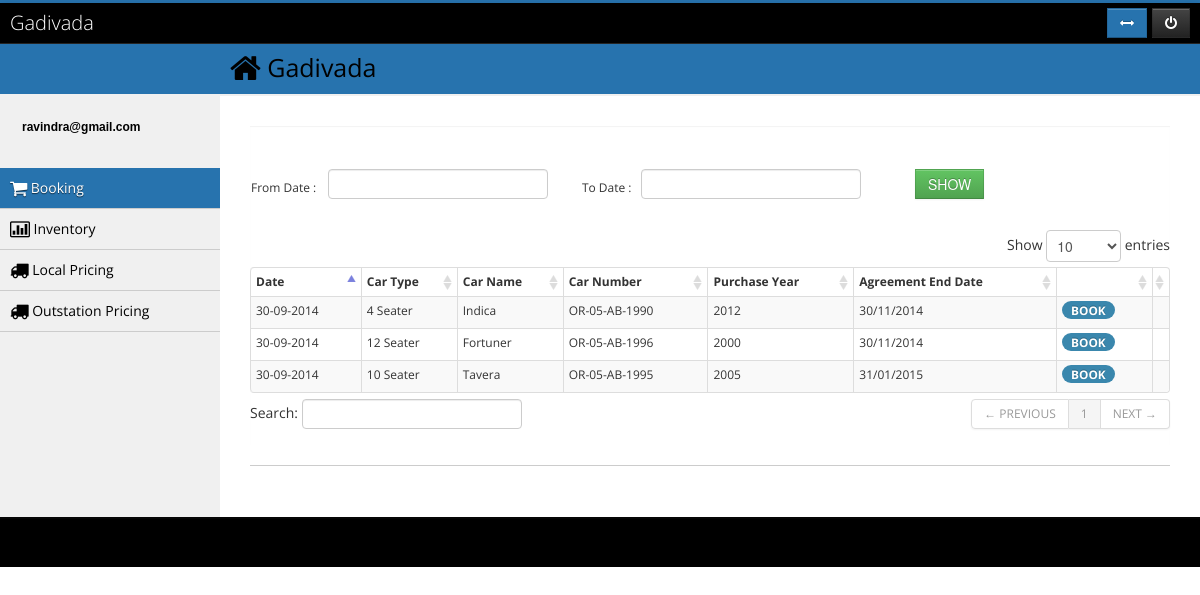
Before: /booking (signed in) with the older database file.
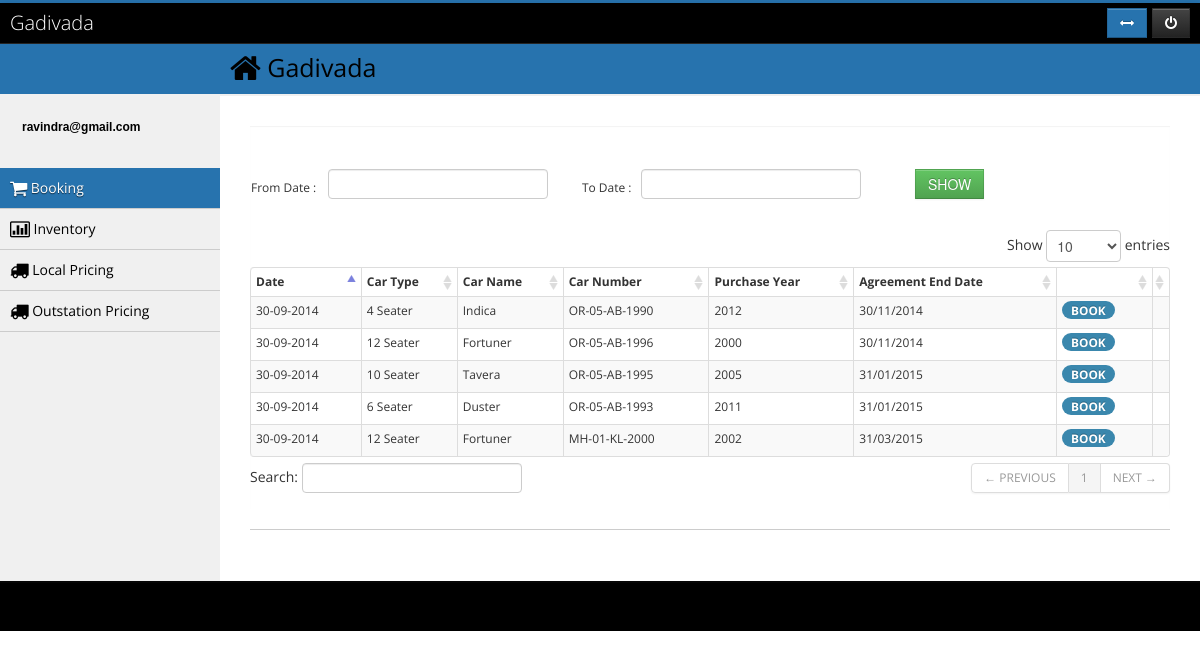
After: the same page with the newer database file.
### tables this page shows
CREATE TABLE IF NOT EXISTS `inventory` (
  `ID` int(11) NOT NULL AUTO_INCREMENT,
  `AGENT_ID` int(11) NOT NULL,
  `CAR_TYPE` varchar(100) DEFAULT NULL,
  `CAR_NAME` varchar(100) DEFAULT NULL,
  `CAR_NUMBER` varchar(20) DEFAULT NULL,
  `PURCHASE_YEAR` varchar(20) DEFAULT NULL,
  `CAR_FEATURES` varchar(200) DEFAULT NULL,
  `OWNER_NAME` varchar(100) DEFAULT NULL,
  `OWNER_NUMBER` varchar(100) DEFAULT NULL,
  `AGREEMEST_START_DATE` varchar(50) DEFAULT NULL,
  `AGREEMEST_END_DATE` varchar(50) DEFAULT NULL,
  `AC` int(2) DEFAULT NULL,
  `NON_AC` int(2) DEFAULT NULL,
  `LOCAL` int(2) DEFAULT NULL,
  `OUTSTATION` int(2) DEFAULT NULL,
  `BOOKING_STATUS` bit(1) NOT NULL DEFAULT b'1',
  PRIMARY KEY (`ID`),
  KEY `FK_INVENTORY.AGENT_ID` (`AGENT_ID`)
);

CREATE TABLE IF NOT EXISTS `car_type` (
  `ID` int(11) NOT NULL AUTO_INCREMENT,
  `TYPE_NAME` varchar(100) DEFAULT NULL,
  PRIMARY KEY (`ID`)
);

CREATE TABLE IF NOT EXISTS `car_model` (
  `ID` int(11) NOT NULL AUTO_INCREMENT,
  `TYPE_ID` int(11) NOT NULL DEFAULT '0',
  `MODEL_NAME` varchar(100) NOT NULL,
  PRIMARY KEY (`ID`)
);

### application/controllers/booking.php (called while the page is built, shortened)
<?php if ( ! defined('BASEPATH')) exit('No direct script access allowed');
class Booking extends CI_Controller {
	public function index($from ='', $to=''){
		$data['from'] = $from;
		$data['to'] = $to;
		$this->load->model('registration_m');
		$data['booking_info'] = $this->registration_m->get_booking_info($from,$to);
		$data['book'] = 'active';
		$this->load->view('booking',$data);
	}
}

### index.php (called while the page is built, shortened)
<?php
require_once BASEPATH.'core/CodeIgniter.php';

### application/models/registration_m.php (called while the page is built, shortened)
<?php
Class Registration_m extends CI_Model{
	function get_booking_info($from,$to)
	{
		$noOfDays = 7;
		$where ='';
		$this->db->distinct();
		$this->db->select('RECEIPT_DATE,cust_booking.INV_ID,inventory.*, travel_agent.BUSINESS_NAME,TYPE_NAME,MODEL_NAME,BOOKED_BY');
		$this->db->from('inventory');
		$this->db->join('travel_agent','inventory.AGENT_ID = travel_agent.ID');
		$this->db->join('car_type','car_type.ID = inventory.CAR_TYPE');
		$this->db->join('car_model','car_model.ID = inventory.CAR_NAME');
		$this->db->join('cust_booking','cust_booking.AGENT_ID = inventory.AGENT_ID AND cust_booking.INV_ID = inventory.ID AND cust_booking.RECEIPT_DATE >= DATE_FORMAT(CURDATE(),\'%d-%m-%Y\') and cust_booking.STATUS =1','LEFT');
		$where .= "STR_TO_DATE(AGREEMEST_END_DATE, '%d/%m/%Y') > CURDATE()";
		$this->db->where($where);
		$query = $this->db->get();
		$retResult = array();
		if($from !='' && $to !='')
		{
			$result = $query->result_array();
			$start_date = strtotime($from);
			$to_date = strtotime($to);
			$diff = $to_date - $start_date;
			$diffInDays = floor($diff/(60*60*24));;
			$nextDate = date('d-m-Y', strtotime('+ 0 day', $start_date));
			if($diffInDays < $noOfDays ){
				$noOfDays = $diffInDays + 2;
			}
			$i = 1;
			while ($i < $noOfDays)
			{
				foreach($result as $row){
					if($row['RECEIPT_DATE'] == ''.$nextDate)
					{
						array_push($retResult, $row);
					} else {
						$newData = array();
						$newData = $row;
						$newData['RECEIPT_DATE'] = $nextDate;
						$newData['INV_ID'] = NULL;
						$newData['BOOKED_BY'] = NULL;
						array_push($retResult, $newData);
					}
				}
   				$nextDate = date('d-m-Y', strtotime('+' . $i++ . ' day', $start_date));
			}
			return $retResult;
		}
		else
		{
			$result = $query->result_array();
			$nextDate = date('d-m-Y');
			foreach($result as $row){
				if($row['RECEIPT_DATE'] == ''.$nextDate)
				{
					array_push($retResult, $row);
				} else {
					$newData = $row;
					$newData['RECEIPT_DATE'] = $nextDate;
					$newData['INV_ID'] = NULL;
					$newData['BOOKED_BY'] = NULL;
					array_push($retResult, $newData);
				}
			}
			return $retResult;
		}
	}
}
?>

### application/views/booking.php (the view, shortened to what this page needs)
<?php $this->load->view('include/admin_header');?>
<div id="collapse4" class="body">
	<div id="question" style="display:none; cursor: default; padding:10px;">
		<h6>Are you sure to cancel this ticket ?</h6>
		<br />
	</div>
	<h3>Booking</h3>
	<form name='agtbook' method="POST" action="<?php echo base_url()?>booking">
	<table width="100%" frame="box">
		<tr>
			<td>From Date :</td>
			<td><input name="fromdate" value="<?php echo $from ?>" required="true" type="text" id="fromdate" /></td>
			<td>To Date :</td>
			<td><input name="todate" value="<?php echo $to ?>" required="true" type="text" id="todate" /></td>
			<td style="width: 30%; vertical-align: top;">
			<input type="submit" name="btnSubmit" value="SHOW" class="btn btn-success" id="btnSubmit" />
			</td>
		</tr>
	</table>
	</form>
	<table  id="dataTable" class="table table-bordered table-condensed table-hover table-striped">
		<thead>
			<tr>
				<th>Date</th>
				<th>Car Type</th>
				<th>Car Name</th>
				<th>Car Number</th>
				<th>Purchase Year</th>
				<th>Agreement End Date</th>
				<Th></Th>
				<Th></Th>
			</tr>
		</thead>
		<tbody>
		<?php $numbers = 1;
		foreach($booking_info as $b){?>
		<TR>
			<td><?php echo $b['RECEIPT_DATE']?></td>
			<td><?php echo $b['TYPE_NAME']?></td>
			<td><?php echo $b['MODEL_NAME']?></td>
			<td><?php echo $b['CAR_NUMBER']?></td>
			<td><?php echo $b['PURCHASE_YEAR']?></td>
			<td><?php echo $b['AGREEMEST_END_DATE']?></td>
			<?php if($b['BOOKED_BY'] == 'agent' && $b['INV_ID'] != NULL):?>
			<td><label class="badge badge-success">BOOKED</label></td>
			<td>
				<a href="javascript:ticket_cancel(<?php echo $b['BILL_NO']?>)">
					<label class="label label-danger">Cancel</label>
				</a>
			</td>
			<?php else:
			?>
			<td><a href="<?php echo base_url()?>billing/new_booking/<?php echo $b['ID'].'/'.$b['RECEIPT_DATE']?>">
				<label class="badge badge-info"> Book</label>
				</a>
			</td><td></td>
			<?php endif;?>
		<?php $numbers ++;
		ECHO "</TR>";
		} ?>
		</tbody>
	</table>
</div>
<?php $this->load->view('include/admin_footer');?>

### application/views/include/admin_header.php (shortened to what this page needs)
<!DOCTYPE html>
<html class="no-js">
<head>
		<link rel="stylesheet" href="//code.jquery.com/ui/1.9.2/themes/smoothness/jquery-ui.css">
		<link href="<?php echo base_url()?>css/style.css" rel="stylesheet" type="text/css"  media="all" />
		<link href='<?php echo base_url();?>css/bootstrap.css' rel='stylesheet' type='text/css'/>
        <link rel="stylesheet" href="<?php echo base_url();?>css/jquery.fancybox.css?v=2.1.0" type="text/css" media="screen" />
		<link rel="stylesheet" href="<?php echo base_url();?>calculator/jquery.calculator.css">
	<link type="text/css" rel="stylesheet" href="<?php echo base_url();?>assets/css/bootstrap.min.css"/>
	<link type="text/css" rel="stylesheet" href="<?php echo base_url();?>assets/css/bootstrap-responsive.min.css" />
	<link type="text/css" rel="stylesheet" href="<?php echo base_url();?>assets/css/font-awesome.min.css"/>
	<link type="text/css" rel="stylesheet" href="<?php echo base_url();?>assets/css/style.css">
	<link type="text/css" rel="stylesheet" href="<?php echo base_url();?>assets/css/DT_bootstrap.css"/>
	<link rel="stylesheet" href="<?php echo base_url();?>assets/css/theme.css">
		<link rel="stylesheet" type="text/css" href="<?php echo base_url();?>rs-plugin/css/settings.css" media="screen" />
      <link rel="stylesheet" href="<?php echo base_url();?>css/custom.css" />
</head>
<body class="admin">
<div id="over">
<div id="out_container">
<div id="wrap">
<div id="top">
	<div class="navbar navbar-inverse navbar-static-top" style="width: 100% !important;">
		<div class="navbar-inner">
			<div class="container-fluid">
				<a class="brand" href="<?php echo base_url()?>">
					Gadivada
				</a>
				<div class="btn-toolbar topnav">
					<div class="btn-group">
						<a id="changeSidebarPos" class="btn btn-success" rel="tooltip"
                                    data-original-title="Show / Hide Sidebar" data-placement="bottom">
							<i class="icon-resize-horizontal">
							</i>
						</a>
					</div>
					<div class="btn-group">
						<a class="btn btn-inverse" data-placement="bottom" data-original-title="Logout" rel="tooltip"
                                       href="<?php echo base_url()?>login/logout">
							<i class="icon-off">
							</i>
						</a>
					</div>
				</div>
			</div>
		</div>
	</div>
</div>
<header class="head">
	<div class="main-bar">
		<div class="container-fluid" style="margin-top: 7px">
			<div class="row-fluid">
				<div class="span12">
					<h2>
						<i class="icon-home icon-large">
						</i><a style="color:Black" class="brand" href="<?php echo base_url()?>">
					Gadivada
				</a>
					</h2>
				</div>
			</div>
		</div>
	</div>
</header>
<div id="left">
	<div class="media user-media hidden-phone">
		<div class="media-body hidden-tablet">
			<h5 class="media-heading">
				<?php echo $this->session->userdata('username');?>
			</h5>
		</div>
	</div>
	<ul id="menu" class="unstyled accordion collapse in">
		<?php if($this->session->userdata('is_agent_logged_in') == true):?>
			<li <?php if(isset($book)) echo "class='active'"; ?>>
				<a href="<?php echo base_url()?>booking">
					<i class="icon-shopping-cart icon-large">
					</i>Booking
				</a>
			</li>
			<li <?php if(isset($inventory)) echo "class='active'"; ?>>
				<a href="<?php echo base_url()?>inventory/show">
					<i class="icon-bar-chart icon-large">
					</i>Inventory
				</a>
			</li>
			<li <?php if(isset($lf)) echo "class='active'"; ?>>
				<a href="<?php echo base_url()?>pricing/local">
					<i class="icon-truck icon-large">
					</i>Local Pricing
				</a>
			</li>
			<li <?php if(isset($of)) echo "class='active'"; ?>>
				<a href="<?php echo base_url()?>pricing/outstation">
					<i class="icon-truck icon-large">
					</i>Outstation Pricing
				</a>
			</li>
		<?php endif; ?>
	</ul>
</div>
<div id="content">
<div class="container-fluid outer">
<div class="row-fluid">
<div class="span12 inner">
<div class="row-fluid">
<div class="span12">
<div class="box">

### application/views/include/admin_footer.php (shortened to what this page needs)
 </div>
            </div>
                    </div>
                    <hr>
                                                </div>
                </div>
            </div>
        </div>
    </div>
    <div id="push"></div>
</div>
<div id="footer">
</div>
		</div>
    </body>
</html>

### css/style.css (style rules this page uses)
html,body,div,span,applet,object,iframe,h1,h2,h3,h4,h5,h6,p,blockquote,pre,a,abbr,acronym,address,big,cite,code,del,dfn,em,img,ins,kbd,q,s,samp,small,strike,strong,sub,sup,tt,var,b,u,i,dl,dt,dd,ol,nav ul,nav li,fieldset,form,label,legend,table,caption,tbody,tfoot,thead,tr,th,td,article,aside,canvas,details,embed,figure,figcaption,footer,header,hgroup,menu,nav,output,ruby,section,summary,time,mark,audio,video { margin:0;border:0;font-size:100%;font:inherit;vertical-align:baseline; }
article, aside, details, figcaption, figure,footer, header, hgroup, menu, nav, section { display: block; }
ol,ul { list-style:none;margin:0px;padding:0px; }
table { border-collapse:collapse;border-spacing:0; }
a { text-decoration:none; }
body { font-family: 'Raleway', sans-serif; background: #000000; }
.box { float:left; width:40%; margin-right:2%; }
.box h3 { color:#0000; font-size: 2.66em; }
.box a { font-size:1em; text-transform:uppercase; display: inline; transition: 0.5s ease; -o-transition: 0.5s ease; -webkit-transition: 0.5s ease; }
@media only screen and (max-width: 1280px) and (min-width: 1024px) { .box h3 { font-size: 2.3em; } }
@media only screen and (max-width: 1280px) and (min-width: 1024px) { .box { width: 38%; } }

### css/custom.css (style rules this page uses)
body { visibility:hidden; }
#out_container { margin:0 auto; background:#fff; box-shadow:0 0 10px rgba(0,0,0,.5) }
@media (min-width: 980px) { .navbar-inner { border-top: 1px solid #cccccc; border-bottom: 1px solid #cccccc; border-right: none; border-left: none; } }
body { margin: 0; font-family: 'Open Sans', Arial, sans-serif; font-size: 12px; line-height: 20px; color: #333333; background-color: #ffffff; }
h1, h2, h3 { font-weight: normal; margin: 0 0 10px; }
h4, h5, h6 { margin: 0; }
h2 { font-size: 18px; color: #000000; line-height: 22px; }
h3 { font-size: 16px; line-height: 22px; color: #000000; }
h5 { font-size: 12px; line-height: 22px; font-weight: bold; color: #000000; font-family: Arial, sans-serif; }
h6 { font-size: 11px; line-height: 22px; color: #000000; font-family: Arial, sans-serif; }
h2 { font-size: 25px; line-height: 22px; color: black; margin: 0 0 10px; }
.navbar-inner { background-color: #FFFFFF; background-image: none; background-repeat: repeat-x; border-radius: 0 0 0 0; box-shadow: none; min-height: 40px; padding-left: 20px; padding-right: 20px; filter: progid:DXImageTransform.Microsoft.gradient(startColorstr='#ffffff', endColorstr='#ffffff', GradientType=0) }
.navbar { margin: 0; width: 945px; }
.navbar-inner { padding: 0; }
input.btn { float: left; margin-left: 20px; }
.accordion, .toggle-box { border: 1px solid #f5f5f5; }
#footer { width: 100%; }

Changed rows visible on the page:
added inventory: RECEIPT_DATE "30-09-2014", car_type.TYPE_NAME "6 Seater", car_model.MODEL_NAME "Duster", CAR_NUMBER "OR-05-AB-1993", PURCHASE_YEAR "2011", AGREEMEST_END_DATE "31/01/2015"
added inventory: RECEIPT_DATE "30-09-2014", car_type.TYPE_NAME "12 Seater", car_model.MODEL_NAME "Fortuner", CAR_NUMBER "MH-01-KL-2000", PURCHASE_YEAR "2002", AGREEMEST_END_DATE "31/03/2015"
